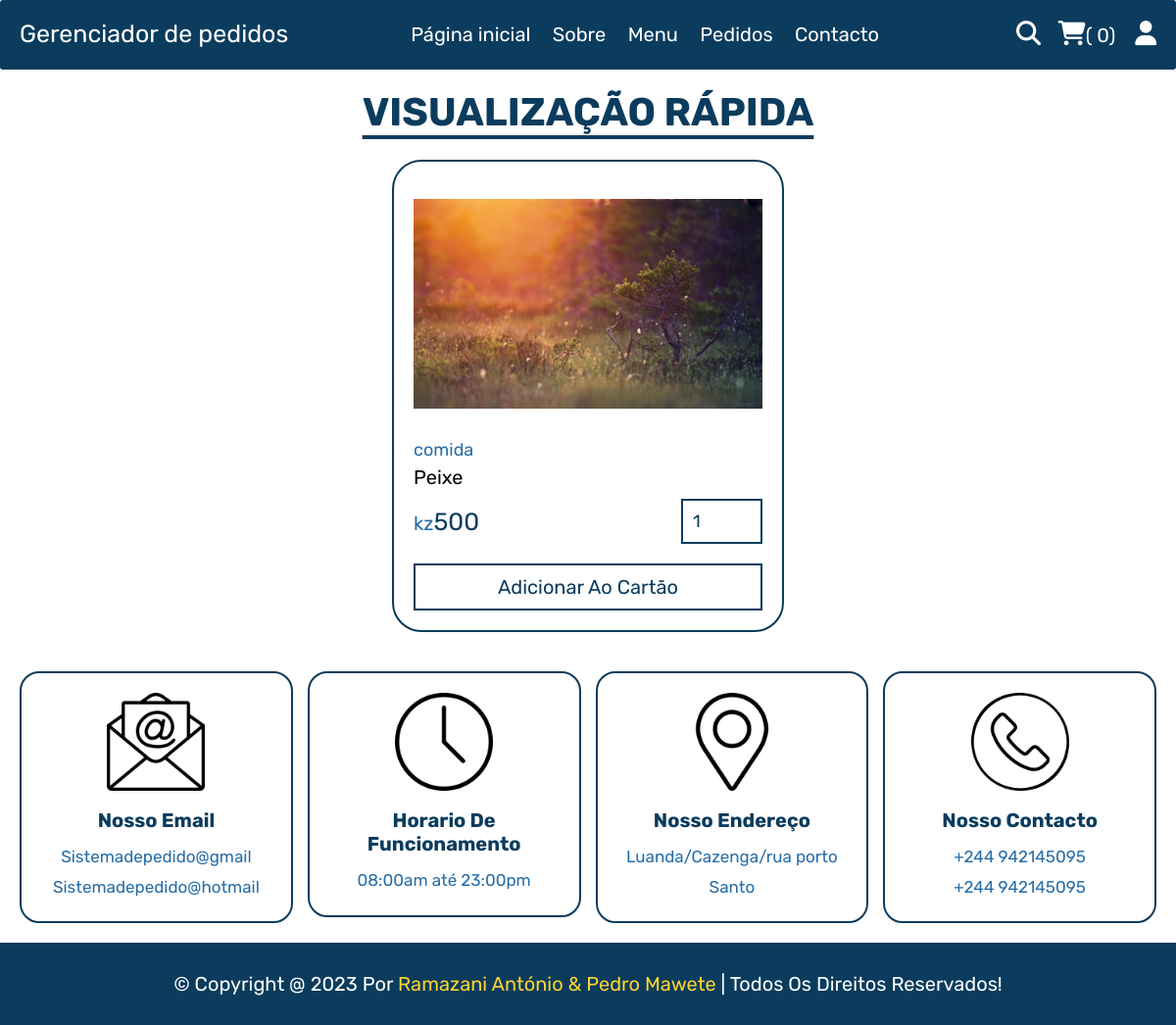
/visualização.php?pid=a6a08ec0-bbcf-49fd-89dd-2e8e1d5cf462, run on the app's committed database.
### tables this page shows
CREATE TABLE `produtos` (
  `id` varchar(255) NOT NULL,
  `nome` varchar(100) NOT NULL,
  `categoria` varchar(100) NOT NULL,
  `preço` int(10) NOT NULL,
  `imagem` varchar(100) NOT NULL,
  `disponivel` int(11) NOT NULL,
  PRIMARY KEY (`id`)
);

### visualização.php (the view, shortened to what this page needs)
<?php
include __DIR__ . './components/connect.php';
?>
<!DOCTYPE html>
<html lang="pt-br">
<head>
   <link rel="stylesheet" href="https://cdnjs.cloudflare.com/ajax/libs/font-awesome/6.1.1/css/all.min.css">
   <link rel="stylesheet" href="./css/animate.min.css">
   <link rel="stylesheet" href="css/style.css">
</head>
<body>
<?php include 'components/usuario_cabeçalho.php'; ?>
<section class="quick-view">
   <h1 class="titulo">Visualização rápida</h1>
   <?php
      $pid = $_GET['pid'];
      $select_products = $conn->prepare("SELECT * FROM `produtos` WHERE id = ?");
      $select_products->execute([$pid]);
      if($select_products->rowCount() > 0){
         while($fetch_products = $select_products->fetch(PDO::FETCH_ASSOC)){
   ?>
   <form action="" method="post" class="box">
      <img src="imagem_editada/<?= $fetch_products['imagem']; ?>" alt="">
      <a href="categoria.php?category=<?= $fetch_products['categoria']; ?>" class="cat"><?= $fetch_products['categoria']; ?></a>
      <div class="name"><?= $fetch_products['nome']; ?></div>
      <div class="flex">
         <div class="price"><span>kz</span><?= $fetch_products['preço']; ?></div>
         <input type="number" name="qty" class="qty" min="1" max="99" value="1" maxlength="2">
      </div>
      <button type="submit" name="add_to_cart" class="cart-btn">adicionar ao cartão</button>
   </form>
   <?php
         }
      }else{
         echo '<p class="empty">nenhum produto adicionado ainda!</p>';
      }
   ?>
</section>
<?php include 'components/footer.php'; ?>
</body>
</html>

### css/style.css (style rules this page uses)
:root { --yellow:#fed330; --red:#e74c3c; --white:#fff; --black:#0B3C5D; --light-color:#286DA8; --border:.2rem solid var(--black); }
* { font-family: 'Rubik', sans-serif; margin:0; padding:0; box-sizing: border-box; outline: none; border: none; text-decoration: none; }
html { font-size: 62.5%; overflow-x: hidden; scroll-behavior: smooth; stop-opacity: 7rem; }
section { margin:0 auto; max-width: 1200px; padding:2rem; }
.titulo { text-align: center; margin-bottom: 2.5rem; font-size: 4rem; color:var(--black); text-transform: uppercase; text-decoration: underline; text-underline-offset: 1rem; }
.quick-view form { max-width: 40rem; padding:2rem; border:var(--border); border-radius: 30px; position: relative; margin:0 auto; }
.quick-view form img { height: 25rem; width: 100%; object-fit: contain; margin-bottom: 1rem; }
.quick-view form .cat { font-size: 1.8rem; color:var(--light-color); }
.quick-view form .name { font-size: 2rem; margin:.5rem 0; }
.quick-view form .flex { display: flex; justify-content: space-between; align-items: center; gap:1.5rem; margin:1rem 0; }
.quick-view form .flex .price { font-size: 2.5rem; color:var(--black); }
.quick-view form .flex .price span { font-size: 2rem; color:var(--light-color); }
.quick-view form .flex .qty { border:var(--border); padding:1rem; font-size: 1.8rem; color:var(--black); }
.quick-view form .cart-btn { width: 100%; padding:1rem 3rem; text-align: center; border:var(--border); font-size: 2rem; color:var(--black); cursor: pointer; text-transform: capitalize; background: none; margin-top: 1rem; }

### data on the page
produtos: imagem (picture), categoria "comida", nome "Peixe", preço "500"

### other printed values
$total_cart_items "0"
